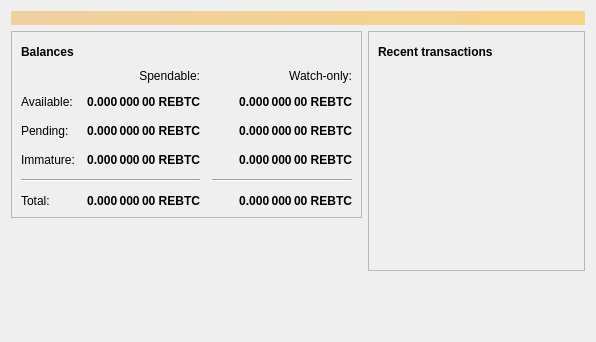
<?xml version="1.0" encoding="UTF-8"?>
<ui version="4.0">
 <class>OverviewPage</class>
 <widget class="QWidget" name="OverviewPage">
  <property name="geometry">
   <rect>
    <x>0</x>
    <y>0</y>
    <width>596</width>
    <height>342</height>
   </rect>
  </property>
  <property name="windowTitle">
   <string>Form</string>
  </property>
  <layout class="QVBoxLayout" name="topLayout">
   <item>
    <widget class="QLabel" name="labelAlerts">
     <property name="visible">
      <bool>false</bool>
     </property>
     <property name="styleSheet">
      <string notr="true">QLabel { background-color: qlineargradient(x1: 0, y1: 0, x2: 1, y2: 0, stop:0 #F0D0A0, stop:1 #F8D488); color:#000000; }</string>
     </property>
     <property name="wordWrap">
      <bool>true</bool>
     </property>
     <property name="margin">
      <number>3</number>
     </property>
     <property name="textInteractionFlags">
      <set>Qt::TextSelectableByMouse</set>
     </property>
    </widget>
   </item>
   <item>
    <layout class="QHBoxLayout" name="horizontalLayout" stretch="1,1">
     <item>
      <layout class="QVBoxLayout" name="verticalLayout_2">
       <item>
        <widget class="QFrame" name="frame">
         <property name="frameShape">
          <enum>QFrame::StyledPanel</enum>
         </property>
         <property name="frameShadow">
          <enum>QFrame::Raised</enum>
         </property>
         <layout class="QVBoxLayout" name="verticalLayout_4">
          <item>
           <layout class="QHBoxLayout" name="horizontalLayout_4">
            <item>
             <widget class="QLabel" name="label_5">
              <property name="font">
               <font>
                <weight>75</weight>
                <bold>true</bold>
               </font>
              </property>
              <property name="text">
               <string>Balances</string>
              </property>
             </widget>
            </item>
            <item>
             <widget class="QPushButton" name="labelWalletStatus">
              <property name="enabled">
               <bool>true</bool>
              </property>
              <property name="maximumSize">
               <size>
                <width>30</width>
                <height>16777215</height>
               </size>
              </property>
              <property name="toolTip">
               <string>The displayed information may be out of date. Your wallet automatically synchronizes with the ReBitcoin network after a connection is established, but this process has not completed yet.</string>
              </property>
              <property name="text">
               <string/>
              </property>
              <property name="icon">
               <iconset resource="../rebitcoin.qrc">
                <normaloff>:/icons/warning</normaloff>
                <disabledoff>:/icons/warning</disabledoff>:/icons/warning</iconset>
              </property>
              <property name="iconSize">
               <size>
                <width>24</width>
                <height>24</height>
               </size>
              </property>
              <property name="flat">
               <bool>true</bool>
              </property>
             </widget>
            </item>
            <item>
             <spacer name="horizontalSpacer_3">
              <property name="orientation">
               <enum>Qt::Horizontal</enum>
              </property>
              <property name="sizeHint" stdset="0">
               <size>
                <width>40</width>
                <height>20</height>
               </size>
              </property>
             </spacer>
            </item>
           </layout>
          </item>
          <item>
           <layout class="QGridLayout" name="gridLayout">
            <property name="spacing">
             <number>12</number>
            </property>
            <item row="2" column="2">
             <widget class="QLabel" name="labelWatchPending">
              <property name="font">
               <font>
                <weight>75</weight>
                <bold>true</bold>
               </font>
              </property>
              <property name="cursor">
               <cursorShape>IBeamCursor</cursorShape>
              </property>
              <property name="toolTip">
               <string>Unconfirmed transactions to watch-only addresses</string>
              </property>
              <property name="text">
               <string notr="true">0.000 000 00 REBTC</string>
              </property>
              <property name="alignment">
               <set>Qt::AlignRight|Qt::AlignTrailing|Qt::AlignVCenter</set>
              </property>
              <property name="textInteractionFlags">
               <set>Qt::LinksAccessibleByMouse|Qt::TextSelectableByKeyboard|Qt::TextSelectableByMouse</set>
              </property>
             </widget>
            </item>
            <item row="2" column="1">
             <widget class="QLabel" name="labelUnconfirmed">
              <property name="font">
               <font>
                <weight>75</weight>
                <bold>true</bold>
               </font>
              </property>
              <property name="cursor">
               <cursorShape>IBeamCursor</cursorShape>
              </property>
              <property name="toolTip">
               <string>Total of transactions that have yet to be confirmed, and do not yet count toward the spendable balance</string>
              </property>
              <property name="text">
               <string notr="true">0.000 000 00 REBTC</string>
              </property>
              <property name="alignment">
               <set>Qt::AlignRight|Qt::AlignTrailing|Qt::AlignVCenter</set>
              </property>
              <property name="textInteractionFlags">
               <set>Qt::LinksAccessibleByMouse|Qt::TextSelectableByKeyboard|Qt::TextSelectableByMouse</set>
              </property>
             </widget>
            </item>
            <item row="3" column="2">
             <widget class="QLabel" name="labelWatchImmature">
              <property name="font">
               <font>
                <weight>75</weight>
                <bold>true</bold>
               </font>
              </property>
              <property name="cursor">
               <cursorShape>IBeamCursor</cursorShape>
              </property>
              <property name="toolTip">
               <string>Mined balance in watch-only addresses that has not yet matured</string>
              </property>
              <property name="text">
               <string notr="true">0.000 000 00 REBTC</string>
              </property>
              <property name="alignment">
               <set>Qt::AlignRight|Qt::AlignTrailing|Qt::AlignVCenter</set>
              </property>
              <property name="textInteractionFlags">
               <set>Qt::LinksAccessibleByMouse|Qt::TextSelectableByKeyboard|Qt::TextSelectableByMouse</set>
              </property>
             </widget>
            </item>
            <item row="4" column="0" colspan="2">
             <widget class="Line" name="line">
              <property name="orientation">
               <enum>Qt::Horizontal</enum>
              </property>
             </widget>
            </item>
            <item row="4" column="2">
             <widget class="Line" name="lineWatchBalance">
              <property name="sizePolicy">
               <sizepolicy hsizetype="Preferred" vsizetype="Fixed">
                <horstretch>0</horstretch>
                <verstretch>0</verstretch>
               </sizepolicy>
              </property>
              <property name="minimumSize">
               <size>
                <width>140</width>
                <height>0</height>
               </size>
              </property>
              <property name="orientation">
               <enum>Qt::Horizontal</enum>
              </property>
             </widget>
            </item>
            <item row="5" column="0">
             <widget class="QLabel" name="labelTotalText">
              <property name="text">
               <string>Total:</string>
              </property>
             </widget>
            </item>
            <item row="3" column="1">
             <widget class="QLabel" name="labelImmature">
              <property name="font">
               <font>
                <weight>75</weight>
                <bold>true</bold>
               </font>
              </property>
              <property name="cursor">
               <cursorShape>IBeamCursor</cursorShape>
              </property>
              <property name="toolTip">
               <string>Mined balance that has not yet matured</string>
              </property>
              <property name="text">
               <string notr="true">0.000 000 00 REBTC</string>
              </property>
              <property name="alignment">
               <set>Qt::AlignRight|Qt::AlignTrailing|Qt::AlignVCenter</set>
              </property>
              <property name="textInteractionFlags">
               <set>Qt::LinksAccessibleByMouse|Qt::TextSelectableByKeyboard|Qt::TextSelectableByMouse</set>
              </property>
             </widget>
            </item>
            <item row="2" column="3">
             <spacer name="horizontalSpacer_2">
              <property name="orientation">
               <enum>Qt::Horizontal</enum>
              </property>
              <property name="sizeHint" stdset="0">
               <size>
                <width>40</width>
                <height>20</height>
               </size>
              </property>
             </spacer>
            </item>
            <item row="3" column="0">
             <widget class="QLabel" name="labelImmatureText">
              <property name="text">
               <string>Immature:</string>
              </property>
             </widget>
            </item>
            <item row="5" column="1">
             <widget class="QLabel" name="labelTotal">
              <property name="font">
               <font>
                <weight>75</weight>
                <bold>true</bold>
               </font>
              </property>
              <property name="cursor">
               <cursorShape>IBeamCursor</cursorShape>
              </property>
              <property name="toolTip">
               <string>Your current total balance</string>
              </property>
              <property name="text">
               <string notr="true">0.000 000 00 REBTC</string>
              </property>
              <property name="alignment">
               <set>Qt::AlignRight|Qt::AlignTrailing|Qt::AlignVCenter</set>
              </property>
              <property name="textInteractionFlags">
               <set>Qt::LinksAccessibleByMouse|Qt::TextSelectableByKeyboard|Qt::TextSelectableByMouse</set>
              </property>
             </widget>
            </item>
            <item row="5" column="2">
             <widget class="QLabel" name="labelWatchTotal">
              <property name="font">
               <font>
                <weight>75</weight>
                <bold>true</bold>
               </font>
              </property>
              <property name="cursor">
               <cursorShape>IBeamCursor</cursorShape>
              </property>
              <property name="toolTip">
               <string>Current total balance in watch-only addresses</string>
              </property>
              <property name="text">
               <string notr="true">0.000 000 00 REBTC</string>
              </property>
              <property name="alignment">
               <set>Qt::AlignRight|Qt::AlignTrailing|Qt::AlignVCenter</set>
              </property>
              <property name="textInteractionFlags">
               <set>Qt::LinksAccessibleByMouse|Qt::TextSelectableByKeyboard|Qt::TextSelectableByMouse</set>
              </property>
             </widget>
            </item>
            <item row="0" column="2">
             <widget class="QLabel" name="labelWatchonly">
              <property name="text">
               <string>Watch-only:</string>
              </property>
              <property name="alignment">
               <set>Qt::AlignRight|Qt::AlignTrailing|Qt::AlignVCenter</set>
              </property>
             </widget>
            </item>
            <item row="1" column="0">
             <widget class="QLabel" name="labelBalanceText">
              <property name="text">
               <string>Available:</string>
              </property>
             </widget>
            </item>
            <item row="1" column="1">
             <widget class="QLabel" name="labelBalance">
              <property name="font">
               <font>
                <weight>75</weight>
                <bold>true</bold>
               </font>
              </property>
              <property name="cursor">
               <cursorShape>IBeamCursor</cursorShape>
              </property>
              <property name="toolTip">
               <string>Your current spendable balance</string>
              </property>
              <property name="text">
               <string notr="true">0.000 000 00 REBTC</string>
              </property>
              <property name="alignment">
               <set>Qt::AlignRight|Qt::AlignTrailing|Qt::AlignVCenter</set>
              </property>
              <property name="textInteractionFlags">
               <set>Qt::LinksAccessibleByMouse|Qt::TextSelectableByKeyboard|Qt::TextSelectableByMouse</set>
              </property>
             </widget>
            </item>
            <item row="1" column="2">
             <widget class="QLabel" name="labelWatchAvailable">
              <property name="font">
               <font>
                <weight>75</weight>
                <bold>true</bold>
               </font>
              </property>
              <property name="cursor">
               <cursorShape>IBeamCursor</cursorShape>
              </property>
              <property name="toolTip">
               <string>Your current balance in watch-only addresses</string>
              </property>
              <property name="text">
               <string notr="true">0.000 000 00 REBTC</string>
              </property>
              <property name="alignment">
               <set>Qt::AlignRight|Qt::AlignTrailing|Qt::AlignVCenter</set>
              </property>
              <property name="textInteractionFlags">
               <set>Qt::LinksAccessibleByMouse|Qt::TextSelectableByKeyboard|Qt::TextSelectableByMouse</set>
              </property>
             </widget>
            </item>
            <item row="2" column="0">
             <widget class="QLabel" name="labelPendingText">
              <property name="text">
               <string>Pending:</string>
              </property>
             </widget>
            </item>
            <item row="0" column="1">
             <widget class="QLabel" name="labelSpendable">
              <property name="text">
               <string>Spendable:</string>
              </property>
              <property name="alignment">
               <set>Qt::AlignRight|Qt::AlignTrailing|Qt::AlignVCenter</set>
              </property>
             </widget>
            </item>
           </layout>
          </item>
         </layout>
        </widget>
       </item>
       <item>
        <spacer name="verticalSpacer">
         <property name="orientation">
          <enum>Qt::Vertical</enum>
         </property>
         <property name="sizeHint" stdset="0">
          <size>
           <width>20</width>
           <height>40</height>
          </size>
         </property>
        </spacer>
       </item>
      </layout>
     </item>
     <item>
      <layout class="QVBoxLayout" name="verticalLayout_3">
       <item>
        <widget class="QFrame" name="frame_2">
         <property name="frameShape">
          <enum>QFrame::StyledPanel</enum>
         </property>
         <property name="frameShadow">
          <enum>QFrame::Raised</enum>
         </property>
         <layout class="QVBoxLayout" name="verticalLayout">
          <item>
           <layout class="QHBoxLayout" name="horizontalLayout_2">
            <item>
             <widget class="QLabel" name="label_4">
              <property name="font">
               <font>
                <weight>75</weight>
                <bold>true</bold>
               </font>
              </property>
              <property name="text">
               <string>Recent transactions</string>
              </property>
             </widget>
            </item>
            <item>
             <widget class="QPushButton" name="labelTransactionsStatus">
              <property name="enabled">
               <bool>true</bool>
              </property>
              <property name="maximumSize">
               <size>
                <width>30</width>
                <height>16777215</height>
               </size>
              </property>
              <property name="toolTip">
               <string>The displayed information may be out of date. Your wallet automatically synchronizes with the ReBitcoin network after a connection is established, but this process has not completed yet.</string>
              </property>
              <property name="text">
               <string/>
              </property>
              <property name="icon">
               <iconset resource="../rebitcoin.qrc">
                <normaloff>:/icons/warning</normaloff>
                <disabledoff>:/icons/warning</disabledoff>:/icons/warning</iconset>
              </property>
              <property name="iconSize">
               <size>
                <width>24</width>
                <height>24</height>
               </size>
              </property>
              <property name="flat">
               <bool>true</bool>
              </property>
             </widget>
            </item>
            <item>
             <spacer name="horizontalSpacer">
              <property name="orientation">
               <enum>Qt::Horizontal</enum>
              </property>
              <property name="sizeHint" stdset="0">
               <size>
                <width>40</width>
                <height>20</height>
               </size>
              </property>
             </spacer>
            </item>
           </layout>
          </item>
          <item>
           <widget class="QListView" name="listTransactions">
            <property name="styleSheet">
             <string notr="true">QListView { background: transparent; }</string>
            </property>
            <property name="frameShape">
             <enum>QFrame::NoFrame</enum>
            </property>
            <property name="verticalScrollBarPolicy">
             <enum>Qt::ScrollBarAlwaysOff</enum>
            </property>
            <property name="horizontalScrollBarPolicy">
             <enum>Qt::ScrollBarAlwaysOff</enum>
            </property>
            <property name="selectionMode">
             <enum>QAbstractItemView::NoSelection</enum>
            </property>
           </widget>
          </item>
         </layout>
        </widget>
       </item>
       <item>
        <spacer name="verticalSpacer_2">
         <property name="orientation">
          <enum>Qt::Vertical</enum>
         </property>
         <property name="sizeHint" stdset="0">
          <size>
           <width>20</width>
           <height>40</height>
          </size>
         </property>
        </spacer>
       </item>
      </layout>
     </item>
    </layout>
   </item>
  </layout>
 </widget>
 <resources/>
 <connections/>
</ui>
